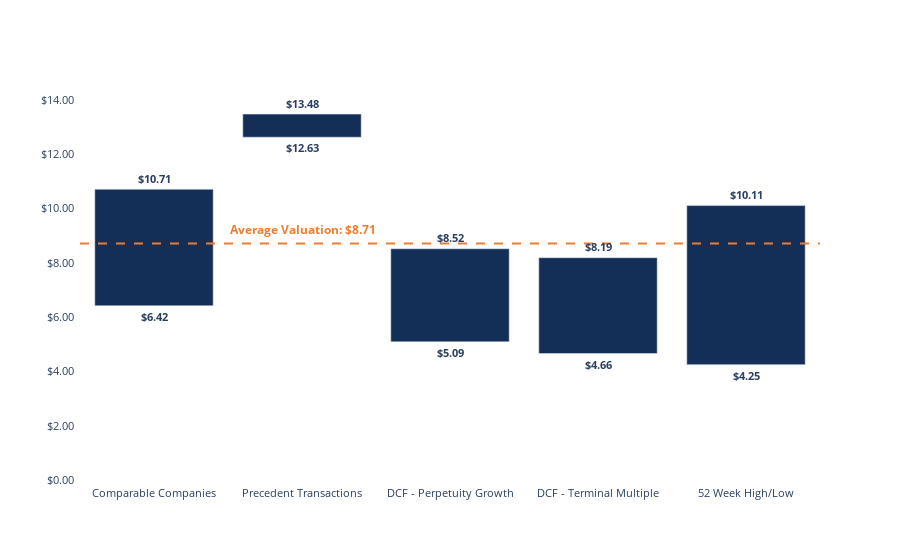

This figure's notebook cell:
### Code cell
fig = go.Figure()
fig.add_trace(
    go.Bar(
        x=data["type"],
        y=-1*data["range"],
        base=data["high"],
        text=data["low"],
        textposition="outside",
        texttemplate="<b>%{text:$.2f}</b>",
        marker_color='#132E57',
        name='Valuation Range'
    )
)
fig.update_layout(
    plot_bgcolor="white",
    uniformtext_minsize=6,
    uniformtext_mode='hide',
    margin_pad=5,
    font={
        "size": 11
    },
)
fig.update_yaxes(
#     tickfont={"size": 11},
    range=(0, np.ceil(data["high"].max())),
    tickformat="$0.2f"
)
fig.add_shape(
    type="line",
    xref="paper",
    # starting coordinates
    x0=0, y0=average_val,
    # ending coordinates
    x1=1, y1=average_val,
    # Make sure the points are on top of the line
    layer="above",
    # Style it like the axis lines
    line=dict(dash="dash", color="#ED7D32", width=2)
)
fig.add_annotation(
    xref="paper",
    x=0.2,
    y=average_val+0.5,
    align="center",
    text=f"<b>Average Valuation: ${round(average_val,2)}</b>",
    font=dict(size=12, color="#ED7D32"),
    showarrow=False
)
for el in data["type"]:
    fig.add_annotation(
        x=el,
        y=data.loc[data["type"]==el, "high"].values[0]+.4,
        align="center",
        text=f"<b>${round(data.loc[data['type']==el, 'high'].values[0],2)}</b>",
#         font=dict(size=12, color="#ED7D32"),
        showarrow=False
    )
fig.show()

### Figure 1 — Plotly figure (JSON) as saved in the notebook; plotly's stock layout.template omitted (floating-point values rounded to 4 significant figures)
{"data": [{"base": [10.71, 13.48, 8.52, 8.19, 10.11], "marker": {"color": "#132E57"}, "name": "Valuation Range", "text": [6.42, 12.63, 5.09, 4.66, 4.25], "textposition": "outside", "texttemplate": "<b>%{text:$.2f}</b>", "type": "bar", "x": ["Comparable Companies", "Precedent Transactions", "DCF - Perpetuity Growth", "DCF - Terminal Multiple", "52 Week High/Low"], "y": [-4.29, -0.85, -3.43, -3.53, -5.86]}], "layout": {"annotations": [{"align": "center", "font": {"color": "#ED7D32", "size": 12}, "showarrow": false, "text": "<b>Average Valuation: $8.71</b>", "x": 0.2, "xref": "paper", "y": 9.213}, {"align": "center", "showarrow": false, "text": "<b>$10.71</b>", "x": "Comparable Companies", "y": 11.11}, {"align": "center", "showarrow": false, "text": "<b>$13.48</b>", "x": "Precedent Transactions", "y": 13.88}, {"align": "center", "showarrow": false, "text": "<b>$8.52</b>", "x": "DCF - Perpetuity Growth", "y": 8.92}, {"align": "center", "showarrow": false, "text": "<b>$8.19</b>", "x": "DCF - Terminal Multiple", "y": 8.59}, {"align": "center", "showarrow": false, "text": "<b>$10.11</b>", "x": "52 Week High/Low", "y": 10.51}], "font": {"size": 11}, "margin": {"pad": 5}, "plot_bgcolor": "white", "shapes": [{"layer": "above", "line": {"color": "#ED7D32", "dash": "dash", "width": 2}, "type": "line", "x0": 0, "x1": 1, "xref": "paper", "y0": 8.713, "y1": 8.713}], "uniformtext": {"minsize": 6, "mode": "hide"}, "yaxis": {"range": [0, 14], "tickformat": "$0.2f"}}}
